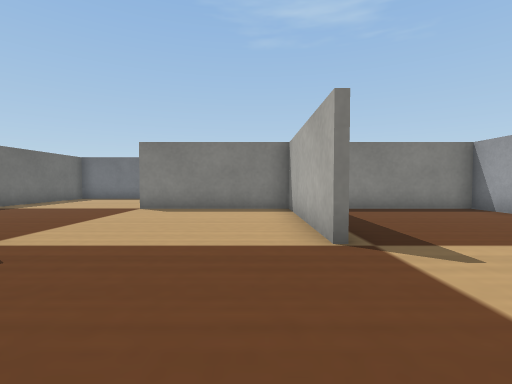
View 1 (above)

24 first-person views from a walk through a Webots world. The camera is 0.04 m above the floor, tilts 2° down and sees 85° across. The floor is counted in squares, 0.05 m on a side. Each view is taken from the middle of a square. On the plan, view 1 faces up. The plan holds only what a view shows up to about 10 squares ahead; the rest is blank. The robots in the file are not drawn. Webots' stock objects and surfaces are drawn as simple stand-ins.

View 2
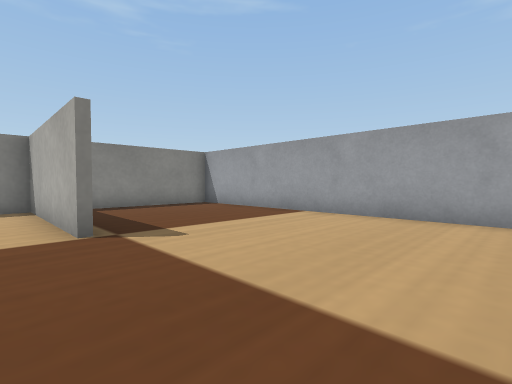

View 3
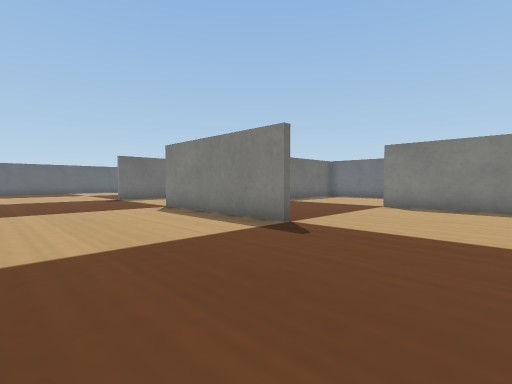

View 4
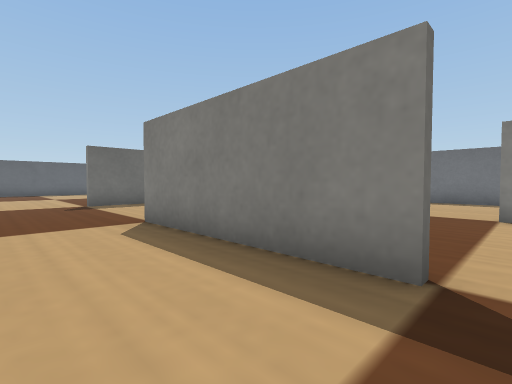

View 5
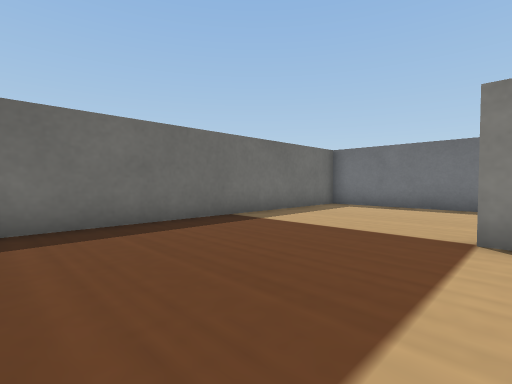

View 6
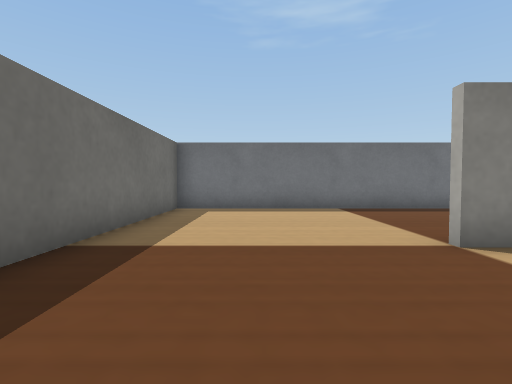

View 7
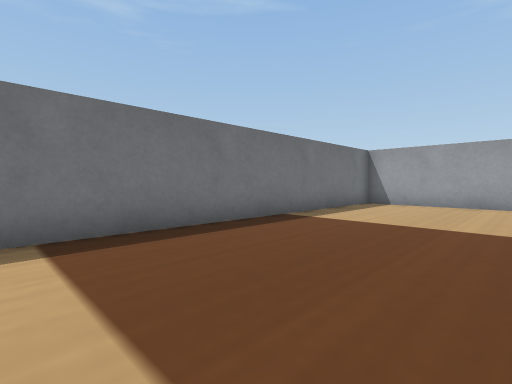

View 8
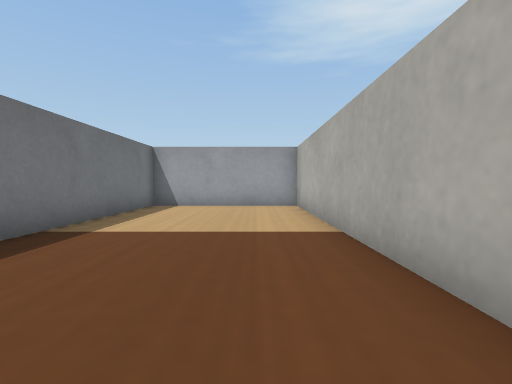

View 9
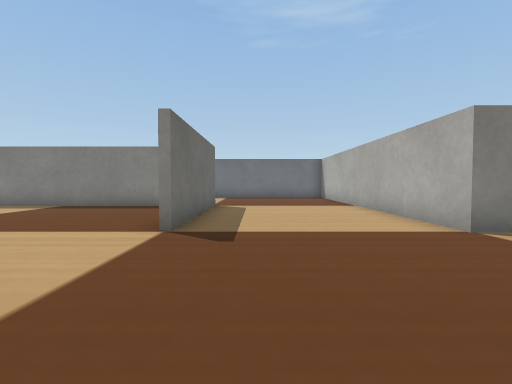

View 10
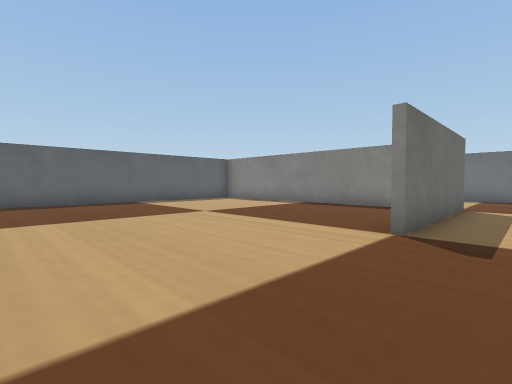

View 11
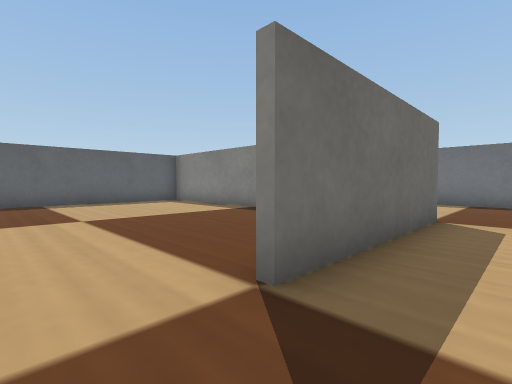

View 12
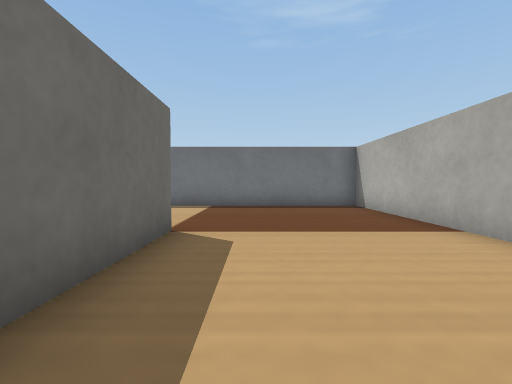

View 13
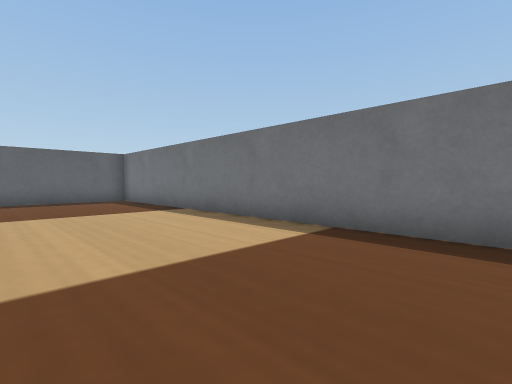

View 14
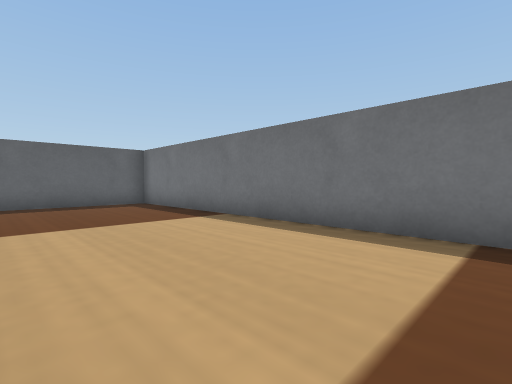

View 15
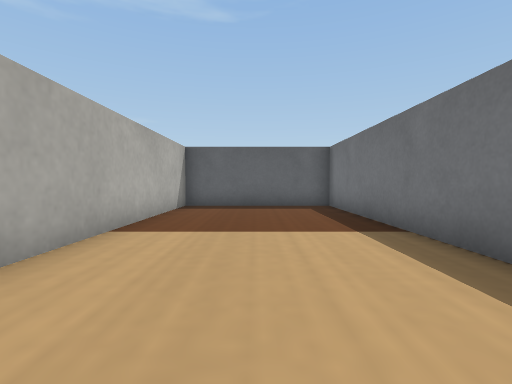

View 16
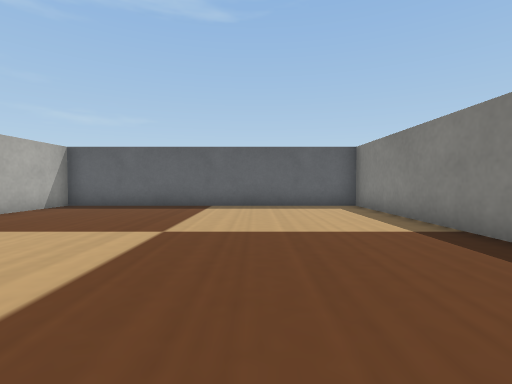

View 17
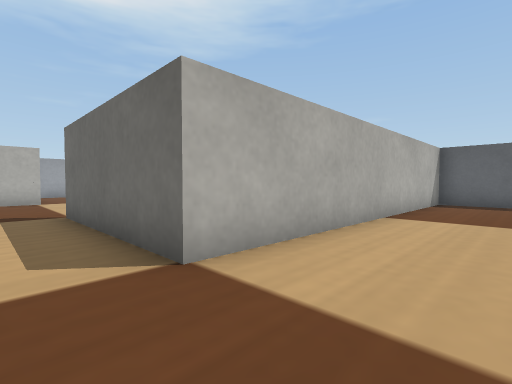

View 18
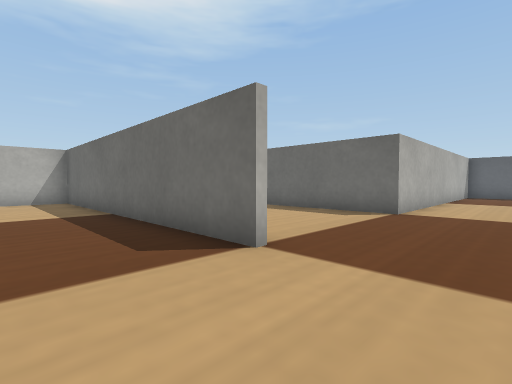

View 19
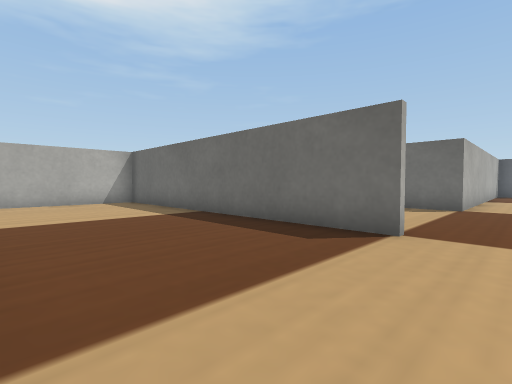

View 20
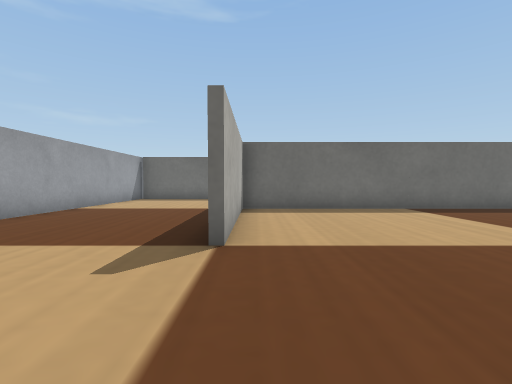

View 21
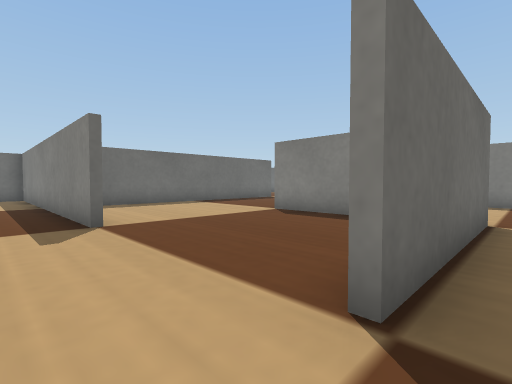

View 22
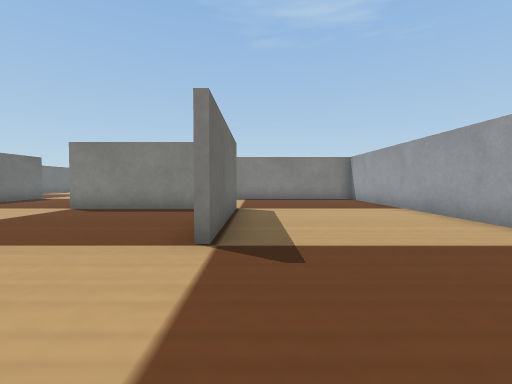

View 23
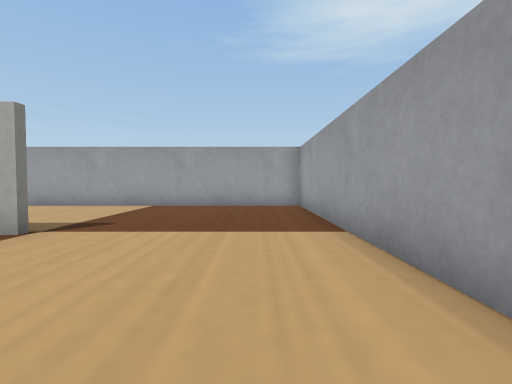

View 24
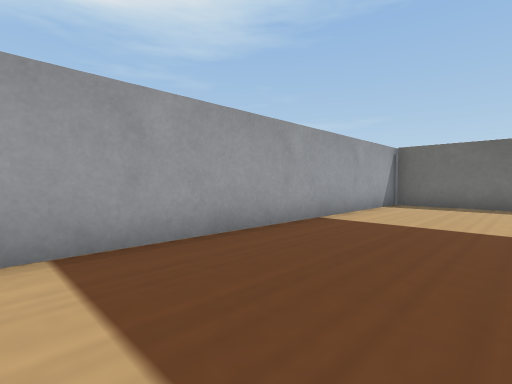

### Floor plan
Points are (right, up) in squares from view 1. A wall is a line through its corners. A room is listed if a view was taken in it or the views show most of it. See-through windows are left out.
Room 1 (views 1, 2, 3, 4, 5, 6, 7, 8, 9, 10, 11, 12, 13, 14, 15, 16, 17, 18, 19, 20, 21, 22, 23, 24)
walls: (-8.4, -1.4) (-8.4, -11.5); (-3.5, 3.4) (-8.6, 3.4) (-8.6, 13.5); (-8.1, -11.4) (-3.5, -11.4); (1.5, -1.6) (0.9, -1.6); (-13.4, 8.6) (-13.4, 3.5); (0.2, -6.6) (-3.6, -6.6); (1, 3.5) (1, 8.4) (-3.5, 8.4); (-15.2, 8.4) (-23.5, 8.4) (-23.5, -1.4) (-13.4, -1.4) (-13.4, -6.5); (-13.6, -11.4) (-12.5, -11.4); (1.4, -6.4) (1.4, -11.5); (-3.4, -11.6) (-10.9, -11.6); (-1.5, 8.6) (6.5, 8.6); (-13.4, -13.4) (-13.4, -16.5); (-8.4, 13.5) (-8.4, 4.1); (6.5, -0.8) (6.5, 13.5) (-23.5, 13.5) (-23.5, 8.6) (-16.5, 8.6); (-13.8, -16.5) (-3.1, -16.5); (-1.5, -16.5) (6.5, -16.5) (6.5, -5); (6.6, 8.4) (2.4, 8.4)

Positions as (right, up) in squares from view 1, and headings:
1: (0, 0), facing up
2: (0, -1), facing up-right
3: (0, -1), facing up-left
4: (-3, 1), facing up-left
5: (-3, 4), facing up-left
6: (-6, 5), facing up
7: (-4, 9), facing up-right
8: (-3, 10), facing right
9: (-12, -1), facing up
10: (-12, -1), facing up-left
11: (-12, 2), facing up-left
12: (-12, 4), facing up
13: (-11, 9), facing up-left
14: (-13, 9), facing up-left
15: (-14, 11), facing left
16: (-14, 5), facing left
17: (-12, 1), facing down-left
18: (-6, 1), facing down-left
19: (-4, 0), facing down-left
20: (0, -11), facing left
21: (2, -13), facing up-left
22: (2, -15), facing up
23: (-3, -15), facing right
24: (-3, -13), facing down-left
